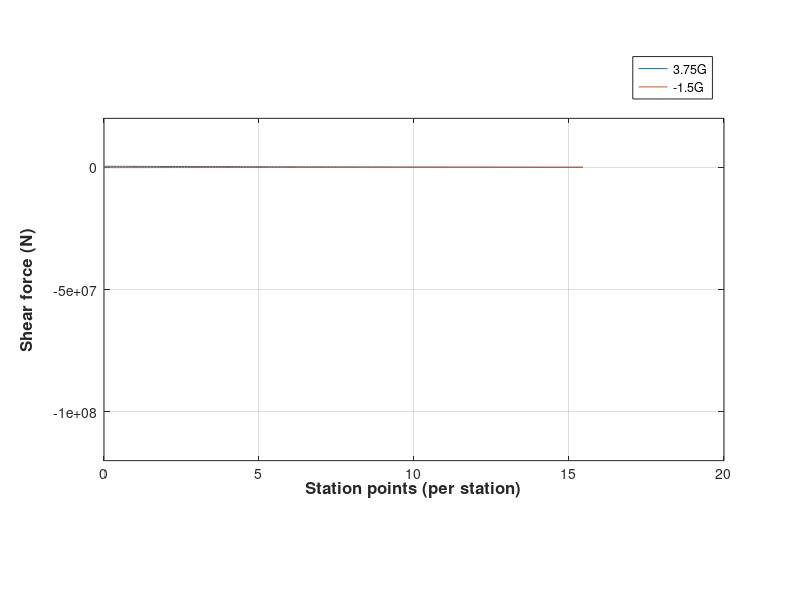
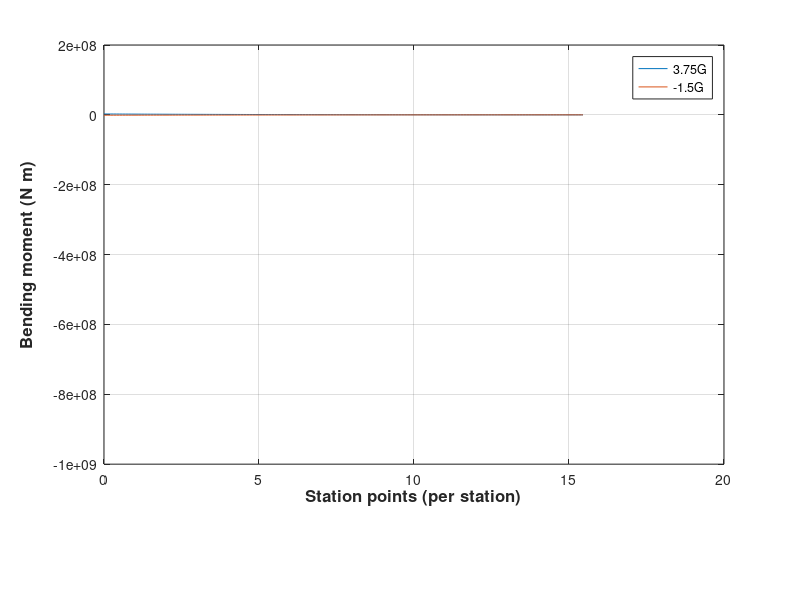
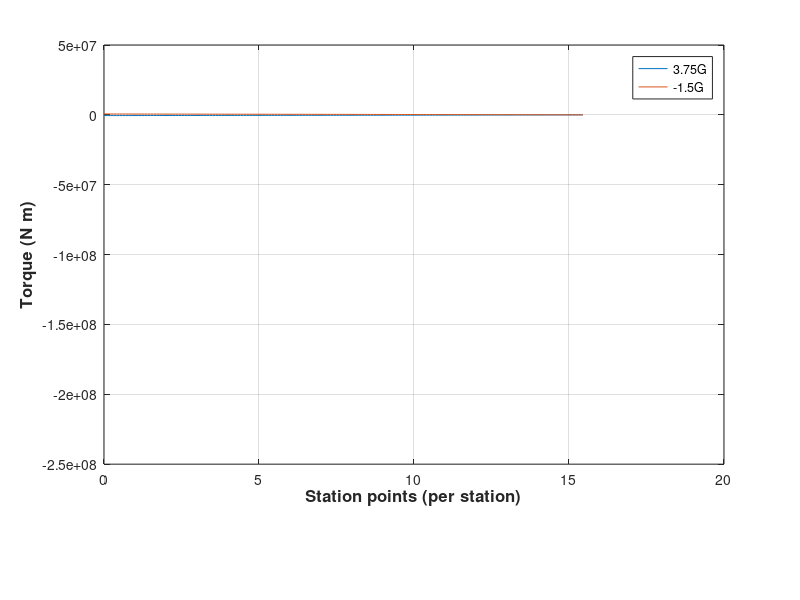

The MATLAB script that drew these images, in order: (Note: this script raises an error after producing the figures.)
clc;
close all;
clear all;

load('wing loading 3.75G.mat');
load('wing loading -1.5G.mat');

stn = wingloading375G(:,1);

SFP = wingloading375G(:,2);
SFN = -1*WingLS(:,2);
BMP = wingloading375G(:,3);
BMN = -1*WingLS(:,3);
TP = wingloading375G(:,4);
TN = -1*WingLS(:,4);

figure
figure_FontSize=12;
% set(get(gca,'XLabel'),'FontSize',figure_FontSize,'Vertical','top');
% set(get(gca,'YLabel'),'FontSize',figure_FontSize,'Vertical','middle');
% set(findobj('FontSize',10),'FontSize',figure_FontSize);
% set(findobj(get(gca,'Children'),'LineWidth',0.5),'LineWidth',2);

plot(stn, SFP, stn, SFN);
xlabel('Station points (per station)', 'FontSize', figure_FontSize,'FontWeight','bold','Units','centimeters');
ylabel('Shear force (N)', 'FontSize', figure_FontSize,'FontWeight','bold');
legend('3.75G', '-1.5G');
grid on
%------------------------------------------------------------------------%
figure
plot(stn, BMP, stn, BMN);
xlabel('Station points (per station)', 'FontSize', figure_FontSize,'FontWeight','bold','Units','centimeters');
ylabel('Bending moment (N m)', 'FontSize', figure_FontSize,'FontWeight','bold');
legend('3.75G', '-1.5G');
grid on
%------------------------------------------------------------------------%
figure
plot(stn, TP, stn, TN);
xlabel('Station points (per station)', 'FontSize', figure_FontSize,'FontWeight','bold','Units','centimeters');
ylabel('Torque (N m)', 'FontSize', figure_FontSize,'FontWeight','bold');
legend('3.75G', '-1.5G');
grid on
%------------------------------------------------------------------------%

%% 

close all;

figure_FontSize=10;

stn = wingaeroload(:,1);

inertial_force = -1*winginertialload(:,5);

aero_force = wingaeroload(:,3);

inertial_SF = -1*winginertialload(:,6);

inertial_BM = -1*winginertialload(:,8);

aero_SF = wingaeroload(:,4);

aero_BM = wingaeroload(:,6);

all_SF = aeroplusinertial(:,1);

all_BM = aeroplusinertial(:,2);

ET_SF = bendingduetoengine(:,3);

ET_BM = bendingduetoengine(:,5);

%--------------------------------------------------------------------------%
% figure
% title('1G flight');
% plot(stn, inertial_force, stn, aero_force);
% xlabel('Station points (per station)', 'FontSize', figure_FontSize,'FontWeight','bold','Units','centimeters');
% ylabel('load (N)', 'FontSize', figure_FontSize,'FontWeight','bold');
% 
% legend('Weight','Lift')
% grid on;
% %--------------------------------------------------------------------------%
% figure
% title('Shear force');
% plot(stn, inertial_SF, stn, aero_SF, stn, all_SF);
% xlabel('Station points (per station)', 'FontSize', figure_FontSize,'FontWeight','bold','Units','centimeters');
% ylabel('Shear force (N)', 'FontSize', figure_FontSize,'FontWeight','bold');
% 
% legend('inertial SF', 'aero SF','all SF');
% grid on;
% %--------------------------------------------------------------------------%
% figure
% title('Shear force');
% plot(stn, inertial_BM, stn, aero_BM, stn, all_BM);
% xlabel('Station points (per station)', 'FontSize', figure_FontSize,'FontWeight','bold','Units','centimeters');
% ylabel('Bending Moment (N/m)', 'FontSize', figure_FontSize,'FontWeight','bold');
% 
% legend('inertial BM', 'aero Bm', 'all BM');
% grid on;
%--------------------------------------------------------------------------%
figure
plot(stn, ET_BM);
xlabel('Station points (per station)', 'FontSize', figure_FontSize,'FontWeight','bold','Units','centimeters');
ylabel('Bending Moment (N/m)', 'FontSize', figure_FontSize,'FontWeight','bold');

legend('Thrust BM');
grid on;
%--------------------------------------------------------------------------%
figure
plot(stn, ET_SF);
xlabel('Station points (per station)', 'FontSize', figure_FontSize,'FontWeight','bold','Units','centimeters');
ylabel('Shear force (N)', 'FontSize', figure_FontSize,'FontWeight','bold');

legend('Thrust SF');
grid on;
%%
close all;

load('HT diagram data.mat');

stn = tailcase1(:,1);

c1_SF = -1*tailcase1(:,2);

c1_BM = -1*tailcase1(:,3);

c1_Tq = -1*tailcase1(:,4);

c2_SF = tailcase2(:,2);

c2_BM = tailcase2(:,3);

c2_Tq = tailcase2(:,4);

figure_FontSize = 12;
figure
plot(stn, c1_SF, stn, c2_SF);
xlabel('Station points (per station)', 'FontSize', figure_FontSize,'FontWeight','bold','Units','centimeters');
ylabel('Shear force (N)', 'FontSize', figure_FontSize,'FontWeight','bold');

legend('case1','case2')
grid on;
%--------------------------------------------------------------------------%
figure
plot(stn, c1_Tq, stn, c2_Tq);
xlabel('Station points (per station)', 'FontSize', figure_FontSize,'FontWeight','bold','Units','centimeters');
ylabel('Torque (N m)', 'FontSize', figure_FontSize,'FontWeight','bold');

legend('case1','case2')
grid on;
%--------------------------------------------------------------------------%
figure
plot(stn, c1_BM , stn, c2_BM);
xlabel('Station points (per station)', 'FontSize', figure_FontSize,'FontWeight','bold','Units','centimeters');
ylabel('Bending Moment (N m)', 'FontSize', figure_FontSize,'FontWeight','bold');

legend('case1','case2')
grid on;



%%

close all;

load('HT diagram data.mat');

stn = VTcase2(:,1);

c2_SF = VTcase2(:,2);

c2_BM = VTcase2(:,3);

c2_Tq = VTcase2(:,4);

figure_FontSize = 12;
figure
plot(stn, c2_SF);
xlabel('Station points (per station)', 'FontSize', figure_FontSize,'FontWeight','bold','Units','centimeters');
ylabel('Shear force (N)', 'FontSize', figure_FontSize,'FontWeight','bold');

legend('case2')
grid on;
%--------------------------------------------------------------------------%
figure
plot(stn, c2_Tq);
xlabel('Station points (per station)', 'FontSize', figure_FontSize,'FontWeight','bold','Units','centimeters');
ylabel('Torque (N m)', 'FontSize', figure_FontSize,'FontWeight','bold');

legend('case2')
grid on;
%--------------------------------------------------------------------------%
figure
plot(stn, c2_BM);
xlabel('Station points (per station)', 'FontSize', figure_FontSize,'FontWeight','bold','Units','centimeters');
ylabel('Bending Moment (N m)', 'FontSize', figure_FontSize,'FontWeight','bold');

legend('case2')
grid on;




















































